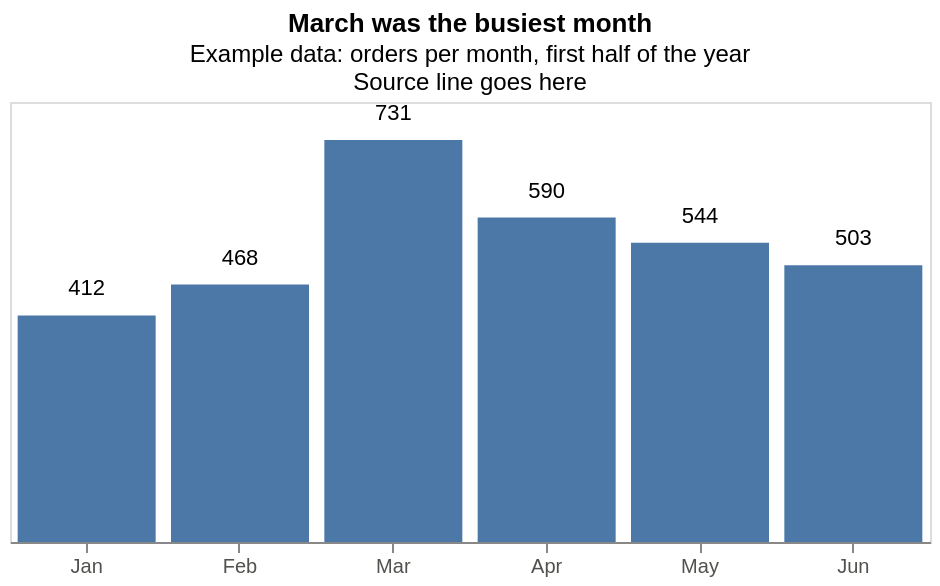

The specification (Vega-Lite) saved for this image:
### Vega-Lite specification from a JSON file in a GitHub repository (floating-point values rounded to 4 significant figures)
{"$schema": "https://vega.github.io/schema/vega-lite/v5.json", "title": {"text": "March was the busiest month", "subtitle": ["Example data: orders per month, first half of the year", "Source line goes here"]}, "width": 460, "height": 220, "data": {"values": [{"month": "Jan", "n": 412}, {"month": "Feb", "n": 468}, {"month": "Mar", "n": 731}, {"month": "Apr", "n": 590}, {"month": "May", "n": 544}, {"month": "Jun", "n": 503}]}, "encoding": {"x": {"field": "month", "type": "ordinal", "sort": null, "title": null, "axis": {"labelAngle": 0, "labelColor": "#52514e"}}, "y": {"field": "n", "type": "quantitative", "axis": null}}, "layer": [{"mark": "bar"}, {"mark": {"type": "text", "dy": -8, "baseline": "bottom"}, "encoding": {"text": {"field": "n", "type": "quantitative", "format": ",.0f"}}}]}
